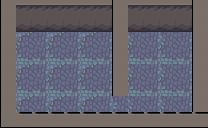

This game map was drawn from its Tiled (.tmx) file and the tilesets committed beside it. A one-line description and the trimmed map source follow:
An orthogonal 13x8 tile map with 16x16 px tiles, 2 tile layers (chao, parede) and 5 objects.

<map version="1.0" tiledversion="1.0.3" orientation="orthogonal" renderorder="right-down" width="13" height="8" tilewidth="16" tileheight="16" nextobjectid="61">
 <tileset firstgid="1" source="vamoLaAgoraVai.tsx" />
 <layer name="chao" width="13" height="8">
  <data>[104 cells, 71 non-empty, 10 distinct tile ids]</data>
 </layer>
 <layer name="parede" width="13" height="8">
  <data>[104 cells, 33 non-empty, 4 distinct tile ids]</data>
 </layer>
 <objectgroup name="objParede">
  <object id="46" x="-3.14707" y="25.7649" width="19.3237" height="85.3462" />
  <object id="55" x="4.04187e-5" y="-1.07354" width="208.266" height="26.3017" />
  <object id="58" x="192.997" y="24.9598" width="16.1031" height="86.9565" />
  <object id="59" x="112.453" y="26.0333" width="15.5663" height="68.7064" />
  <object id="60" x="-1.34192" y="112.453" width="209.877" height="14.4927" />
 </objectgroup>
</map>
